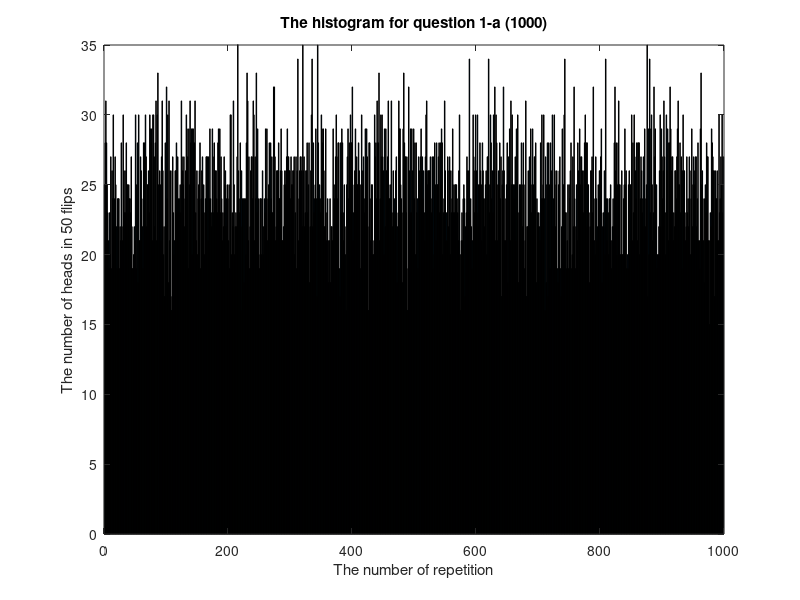

This figure's MATLAB source:
clear;clc;
% number of iterations of each experiment 
NumFlips = 50;
% number of experiments
NumExper = 1000;
NumHeads = zeros(1,NumExper);


for tt = 1:NumExper
    % simulate tossing a fair coin 50 times
    EachFlip = rand(1,NumFlips) > 0.5;
    for kk = 1:NumFlips
        % using a threshold to represent a fair Bernoulli trial
        if (EachFlip(kk) == 1)
        NumHeads(tt) = NumHeads(tt) + 1; % head is 1 and tail is 0
        end
    end
end

m = 1:1:NumExper;
bar(m,NumHeads);
axis([0, NumExper+1, 0, 35]);
% set(gca,'xtick',1:NumExper)
title('The histogram for question 1-a (1000)');
xlabel('The number of repetition');
ylabel('The number of heads in 50 flips');


